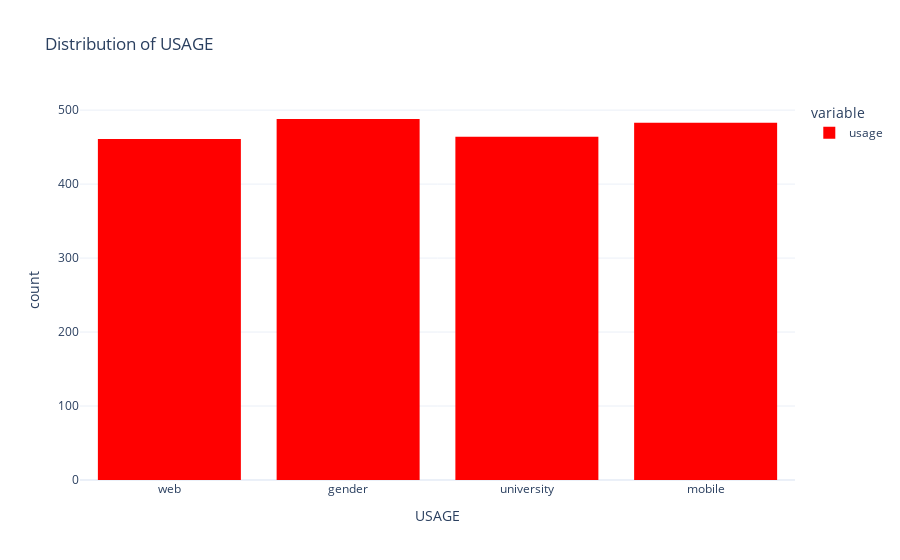
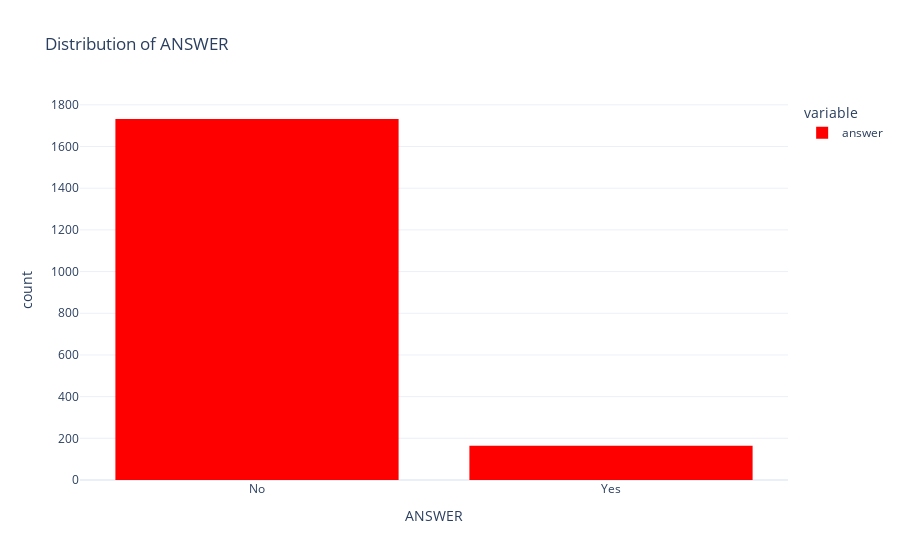
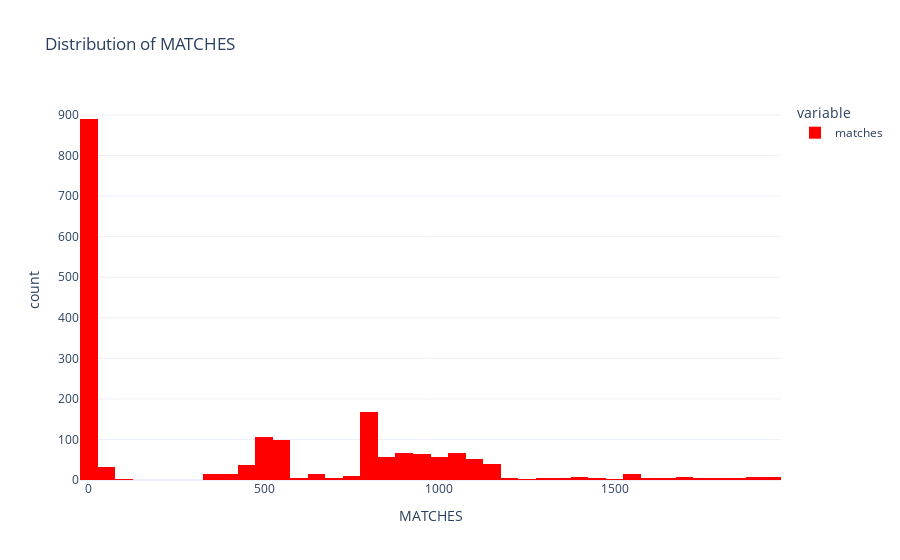

Here is the notebook cell these charts were saved with, in order:
### Markdown cell above
##### FIG 6, 7, 8, 9, 10

### Code cell
columns = ['usage', 'answer', 'matches', 'percentage',
       'relationship']
for column in columns:
    px.histogram(tinder[column], title='Distribution of '+ str.upper(column), labels={'value': str.upper(column)}, template='plotly_white', color_discrete_sequence=['red']).show()

### Figure 1 — Plotly figure (JSON) as saved in the notebook; plotly's stock layout.template omitted (floating-point values rounded to 4 significant figures; data arrays with more than 128 entries replaced by an {"elided": "..."} marker saying what was removed)
{"data": [{"alignmentgroup": "True", "bingroup": "x", "hovertemplate": "variable=usage<br>USAGE=%{x}<br>count=%{y}<extra></extra>", "legendgroup": "usage", "marker": {"color": "red", "pattern": {"shape": ""}}, "name": "usage", "offsetgroup": "usage", "orientation": "v", "showlegend": true, "type": "histogram", "x": {"elided": "1896 str values"}, "xaxis": "x", "yaxis": "y"}], "layout": {"barmode": "relative", "legend": {"title": {"text": "variable"}, "tracegroupgap": 0}, "title": {"text": "Distribution of USAGE"}, "xaxis": {"anchor": "y", "domain": [0, 1], "title": {"text": "USAGE"}}, "yaxis": {"anchor": "x", "domain": [0, 1], "title": {"text": "count"}}}}

### Figure 2 — Plotly figure (JSON) as saved in the notebook; plotly's stock layout.template omitted (floating-point values rounded to 4 significant figures; data arrays with more than 128 entries replaced by an {"elided": "..."} marker saying what was removed)
{"data": [{"alignmentgroup": "True", "bingroup": "x", "hovertemplate": "variable=answer<br>ANSWER=%{x}<br>count=%{y}<extra></extra>", "legendgroup": "answer", "marker": {"color": "red", "pattern": {"shape": ""}}, "name": "answer", "offsetgroup": "answer", "orientation": "v", "showlegend": true, "type": "histogram", "x": {"elided": "1896 str values"}, "xaxis": "x", "yaxis": "y"}], "layout": {"barmode": "relative", "legend": {"title": {"text": "variable"}, "tracegroupgap": 0}, "title": {"text": "Distribution of ANSWER"}, "xaxis": {"anchor": "y", "domain": [0, 1], "title": {"text": "ANSWER"}}, "yaxis": {"anchor": "x", "domain": [0, 1], "title": {"text": "count"}}}}

### Figure 3 — Plotly figure (JSON) as saved in the notebook; plotly's stock layout.template omitted (floating-point values rounded to 4 significant figures; data arrays with more than 128 entries replaced by an {"elided": "..."} marker saying what was removed)
{"data": [{"alignmentgroup": "True", "bingroup": "x", "hovertemplate": "variable=matches<br>MATCHES=%{x}<br>count=%{y}<extra></extra>", "legendgroup": "matches", "marker": {"color": "red", "pattern": {"shape": ""}}, "name": "matches", "offsetgroup": "matches", "orientation": "v", "showlegend": true, "type": "histogram", "x": {"elided": "1896 float values"}, "xaxis": "x", "yaxis": "y"}], "layout": {"barmode": "relative", "legend": {"title": {"text": "variable"}, "tracegroupgap": 0}, "title": {"text": "Distribution of MATCHES"}, "xaxis": {"anchor": "y", "domain": [0, 1], "title": {"text": "MATCHES"}}, "yaxis": {"anchor": "x", "domain": [0, 1], "title": {"text": "count"}}}}
